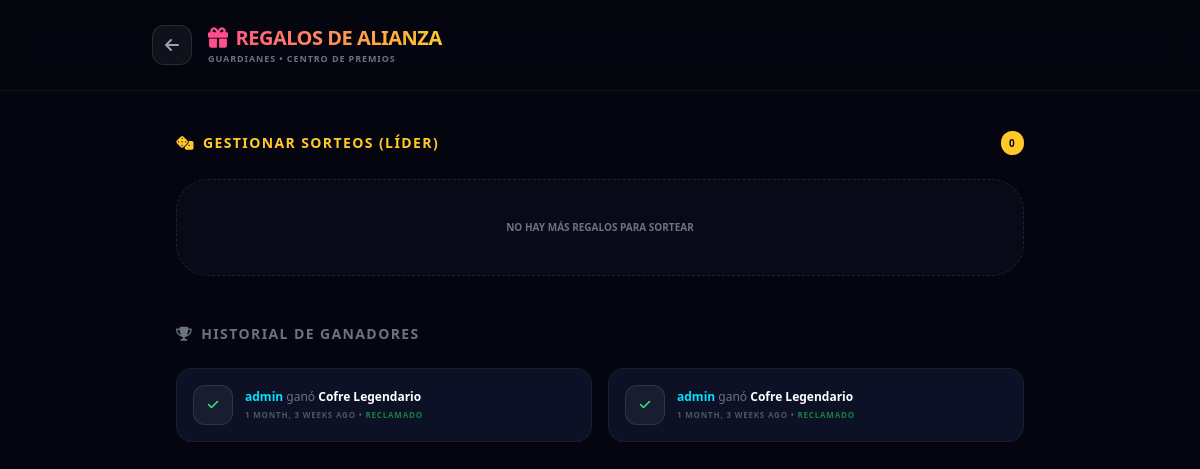
The page /alliances/gifts/ (signed in) on the database its author committed.
### game/models_alliances.py (models this page shows, shortened)
class Alliance(models.Model):
    name = models.CharField(max_length=100, unique=True)
    description = models.TextField(max_length=500, blank=True)
    image = models.ImageField(upload_to="alliances/", null=True, blank=True)
    leader = models.ForeignKey(User, on_delete=models.CASCADE, related_name="led_alliance")
    right_hand = models.ForeignKey(User, on_delete=models.SET_NULL, null=True, blank=True, related_name="secondary_led_alliance")
    captain = models.ForeignKey(User, on_delete=models.SET_NULL, null=True, blank=True, related_name="captain_of_alliance")
    max_members = models.PositiveIntegerField(default=10)
    created_at = models.DateTimeField(auto_now_add=True)
    updated_at = models.DateTimeField(auto_now=True)

### game/models_gifts.py (models this page shows, shortened)
class AllianceGiftWinner(models.Model):
    assignment = models.OneToOneField(AllianceGiftAssignment, on_delete=models.CASCADE, related_name="winner_record")
    winner = models.ForeignKey(settings.AUTH_USER_MODEL, on_delete=models.CASCADE, related_name="gift_wins")
    won_at = models.DateTimeField(auto_now_add=True)
    is_claimed = models.BooleanField(default=False)

class AllianceGiftAssignment(models.Model):
    gift = models.ForeignKey(AllianceGift, on_delete=models.CASCADE, related_name="assignments")
    alliance = models.ForeignKey('game.Alliance', on_delete=models.CASCADE, related_name="gift_assignments")
    is_raffled = models.BooleanField(default=False)
    assigned_at = models.DateTimeField(auto_now_add=True)

class AllianceGift(models.Model):
    name = models.CharField(max_length=150)
    image = models.ImageField(upload_to="alliance_gifts/", null=True, blank=True)
    description = models.TextField(max_length=500, blank=True)
    gold_amount = models.PositiveIntegerField(default=0, help_text="Cosmos Gold a entregar")
    mineral = models.ForeignKey(
        'game.Mineral', on_delete=models.SET_NULL, null=True, blank=True,
        help_text="Mineral a entregar"
    )
    mineral_quantity = models.PositiveIntegerField(default=0, help_text="Cantidad del mineral")
    miner_type = models.ForeignKey(
        'game.MinerType', on_delete=models.SET_NULL, null=True, blank=True,
        help_text="Tipo de minero a entregar"
    )
    tool_type = models.ForeignKey(
        'game.ToolType', on_delete=models.SET_NULL, null=True, blank=True,
        help_text="Tipo de herramienta a entregar"
    )
    transport_type = models.ForeignKey(
        'game.TransportType', on_delete=models.SET_NULL, null=True, blank=True,
        help_text="Tipo de transporte a entregar"
    )
    created_at = models.DateTimeField(auto_now_add=True)

### game/views_gifts.py (the view)
# urls.py: path("alliances/gifts/", alliance_gifts_page, name="alliance_gifts_page"),
@login_required
def alliance_gifts_page(request):
    profile = request.user.profile
    if not profile.alliance:
        messages.error(request, "No perteneces a una alianza.")
        return redirect('alliances_view')
    alliance = profile.alliance
    available = []
    is_leader = (alliance.leader == request.user)
    if is_leader:
        available = AllianceGiftAssignment.objects.filter(
            alliance=alliance, is_raffled=False
        ).select_related('gift__mineral', 'gift__miner_type', 'gift__tool_type', 'gift__transport_type')
    history = AllianceGiftWinner.objects.filter(
        assignment__alliance=alliance
    ).select_related('assignment__gift', 'winner').order_by('-won_at')[:30]
    my_pending = AllianceGiftWinner.objects.filter(
        winner=request.user, is_claimed=False
    ).select_related('assignment__gift')
    return render(request, 'game/alliance_gifts.html', {
        'alliance': alliance,
        'is_leader': is_leader,
        'available': available,
        'history': history,
        'my_pending': my_pending,
    })

### game/templates/game/alliance_gifts.html (shortened to what this page needs)
{% extends "game/base.html" %}
{% block content %}
<div class="min-h-screen bg-space text-white pb-20">
    <header class="px-6 py-6 border-b border-white/5 backdrop-blur-md sticky top-0 z-50">
        <div class="max-w-4xl mx-auto flex items-center justify-between">
            <div class="flex items-center gap-4">
                <a href="{% url 'alliances_view' %}" class="w-10 h-10 rounded-xl bg-white/5 border border-white/10 flex items-center justify-center text-gray-400 hover:text-accent hover:border-accent transition-all group">
                    <i class="fas fa-arrow-left group-hover:-translate-x-1 transition-transform"></i>
                </a>
                <div>
                    <h1 class="text-xl font-black uppercase tracking-tight bg-gradient-to-r from-pink to-[#ffca28] bg-clip-text text-transparent">
                        <i class="fas fa-gift text-pink mr-2"></i>Regalos de Alianza
                    </h1>
                    <p class="text-[9px] text-gray-500 font-bold uppercase tracking-widest">{{ alliance.name }} • Centro de Premios</p>
                </div>
            </div>
        </div>
    </header>
    <main class="max-w-4xl mx-auto px-6 mt-10">
        {% if is_leader %}
        <section class="mb-12">
            <h2 class="text-sm font-black uppercase tracking-widest text-[#ffca28] mb-6 flex items-center gap-2">
                <i class="fas fa-dice"></i> Gestionar Sorteos (Líder)
                <span class="ml-auto bg-[#ffca28] text-space px-2 py-0.5 rounded-full text-[10px] font-black">{{ available|length }}</span>
            </h2>
            <div class="grid sm:grid-cols-2 gap-6">
                {% for a in available %}
                <div class="bg-card border border-white/10 rounded-[2rem] p-6 backdrop-blur-xl hover:border-[#ffca28]/30 transition-all group relative overflow-hidden">
                    <div class="absolute -top-10 -right-10 w-32 h-32 bg-[#ffca28]/5 rounded-full blur-2xl group-hover:bg-[#ffca28]/10 transition-all"></div>
                    <div class="flex items-center gap-4 mb-4 relative z-10">
                        <div class="w-16 h-16 rounded-2xl bg-space/60 border border-white/10 flex items-center justify-center overflow-hidden shrink-0">
                            {% if a.gift.image %}
                            <img src="{{ a.gift.image.url }}" class="w-full h-full object-cover">
                            {% else %}
                            <i class="fas fa-gift text-pink text-2xl"></i>
                            {% endif %}
                        </div>
                        <div>
                            <h3 class="font-black text-white text-lg">{{ a.gift.name }}</h3>
                            <p class="text-[9px] text-gray-500 italic">{{ a.gift.description|default:'Regalo misterioso...' }}</p>
                        </div>
                    </div>
                    <button onclick="raffleGift({{ a.id }}, '{{ a.gift.name|escapejs }}')"
                            class="w-full py-3 rounded-xl bg-gradient-to-r from-[#ffca28] to-amber-600 text-space font-black text-[10px] uppercase tracking-widest hover:scale-[1.02] active:scale-95 transition-all shadow-lg shadow-yellow-500/20 relative z-10">
                        <i class="fas fa-dice mr-2"></i> LANZAR SORTEO
                    </button>
                </div>
                {% empty %}
                <div class="sm:col-span-2 text-center py-10 bg-card/20 border border-dashed border-white/10 rounded-[2rem]">
                    <p class="text-gray-500 text-[10px] font-bold uppercase">No hay más regalos para sortear</p>
                </div>
                {% endfor %}
            </div>
        </section>
        {% endif %}
        <section>
            <h2 class="text-sm font-black uppercase tracking-widest text-gray-500 mb-6 flex items-center gap-2">
                <i class="fas fa-trophy"></i> Historial de Ganadores
            </h2>
            <div class="grid gap-4 sm:grid-cols-2">
                {% for w in history %}
                <div class="bg-card/50 border border-white/5 rounded-2xl p-4 flex items-center justify-between group hover:border-white/10 transition-colors">
                    <div class="flex items-center gap-3">
                        <div class="w-10 h-10 rounded-xl bg-white/5 border border-white/10 flex items-center justify-center shrink-0">
                            {% if w.is_claimed %}
                            <i class="fas fa-check text-green-400 text-xs"></i>
                            {% else %}
                            <i class="fas fa-trophy text-yellow-500 text-xs"></i>
                            {% endif %}
                        </div>
                        <div>
                            <p class="text-xs font-black text-white">
                                <span class="text-accent">{{ w.winner.username }}</span>
                                <span class="text-gray-500 font-normal">ganó</span> {{ w.assignment.gift.name }}
                            </p>
                            <p class="text-[8px] text-gray-600 uppercase font-black tracking-widest mt-1">
                                {{ w.won_at|timesince }} ago •
                                {% if w.is_claimed %}<span class="text-green-500/60">RECLAMADO</span>{% else %}<span class="text-yellow-500/60">PENDIENTE</span>{% endif %}
                            </p>
                        </div>
                    </div>
                </div>
                {% empty %}
                <div class="sm:col-span-2 text-center py-10 bg-card/10 border border-dashed border-white/5 rounded-2xl">
                    <p class="text-gray-600 text-[10px] font-bold uppercase tracking-widest">Aún no hay historia en esta alianza</p>
                </div>
                {% endfor %}
            </div>
        </section>
    </main>
</div>
{% endblock %}

### rows shown on the page
Alliance: name "GUARDIANES"
AllianceGiftWinner: is_claimed True (drawn), winner.username "admin", assignment.gift.name "Cofre Legendario", won_at "1 MONTH, 3 WEEKS"
AllianceGiftWinner: is_claimed True (drawn), winner.username "admin", assignment.gift.name "Cofre Legendario", won_at "1 MONTH, 3 WEEKS"

### other values the page prints
{{ available|length }} "0"
